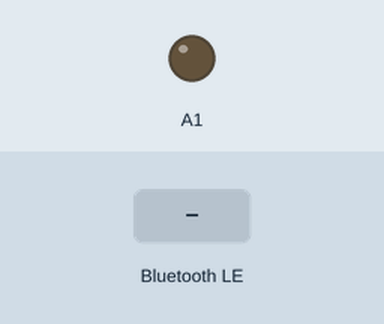
Simulated run of this sketch. Board: Arduino Nano 33 IoT. On the bench: output pins drawn as LEDs (lit = HIGH). Inputs (shaded band) come from the test bench. Nothing arrives over Bluetooth unless stated; a phone connects over Bluetooth LE 3 s after start; what the sketch prints to the serial monitor is not drawn.

Above: at 4.8 s.
4.9 s: Bluetooth LE write "1" received
At 5.9 s:
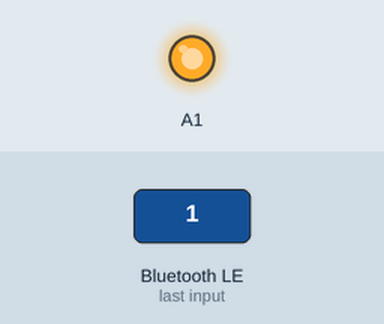
8.1 s: Bluetooth LE write "0" received
At 11.0 s:
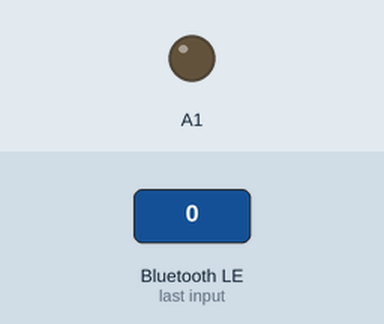
11.3 s: Bluetooth LE write "2" received
At 13.9 s:
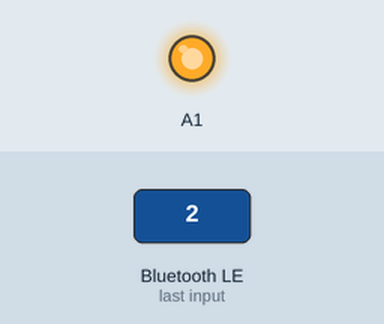
Timing chart, 0 to 16.3 s (numbered marks = the images above; inputs shaded):
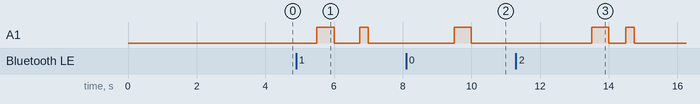

Measured:
- after the input at 4.9 s, A1: LOW → HIGH after 0.60 s, → LOW 0.50 s later, → HIGH 0.75 s later, → LOW 0.25 s later
- after the input at 8.1 s, A1: LOW → HIGH after 1.4 s, → LOW 0.50 s later
- after the input at 11.3 s, A1: LOW → HIGH after 2.2 s, → LOW 0.50 s later, → HIGH 0.50 s later, → LOW 0.25 s later

The sketch:

receiver.ino
```cpp
/**
 * @file receiver.ino
 * @brief This file contains the implementation for receiving and processing BLE messages.
 */

#include <ArduinoBLE.h>

// BLE service and characteristic
BLEService receiverService("19B10000-E8F2-537E-4F6C-D104768A1214");
BLECharacteristic receiverCharacteristic("19B10001-E8F2-537E-4F6C-D104768A1214", BLEWrite, 20);

/**
 * @brief Initializes the serial communication and BLE module.
 */
void setup() {
  Serial.begin(9600);
  while (!Serial);

  pinMode(A1, OUTPUT);

  if (!BLE.begin()) {
    Serial.println("Starting BLE module failed!");
    while (1);
  }

  BLE.setLocalName("RECEPTEUR");
  BLE.setAdvertisedService(receiverService);
  receiverService.addCharacteristic(receiverCharacteristic);
  BLE.addService(receiverService);
  BLE.advertise();

  Serial.println("BLE peripheral running...");
}

/**
 * @brief Main loop that handles BLE connections and processes received messages.
 */
void loop() {
  BLEDevice central = BLE.central();

  if (central) {
    Serial.print("Connected to central: ");
    Serial.println(central.address());

    while (central.connected()) {
      if (receiverCharacteristic.written()) {
        // Read the received message
        String receivedMessage((char*)receiverCharacteristic.value(), receiverCharacteristic.valueLength());
        Serial.println("Message reçu: " + receivedMessage);

        // Process each character in the received message
        for (char myChar : receivedMessage) {
          for (int i = 7; i >= 0; i--) {
            byte bitValue = bitRead(myChar, i); // Read each bit of the character
            Serial.print(bitValue, BIN);
            analogWrite(A1, bitValue ? 255 : 0);
            delay(250);
          }
          analogWrite(A1, 0); // Turn off the output
          delay(1000);
          Serial.println();
        }
      }
      delay(1000);
    }

    Serial.print(F("Disconnected from central: "));
    Serial.println(central.address());
  }
}
```
